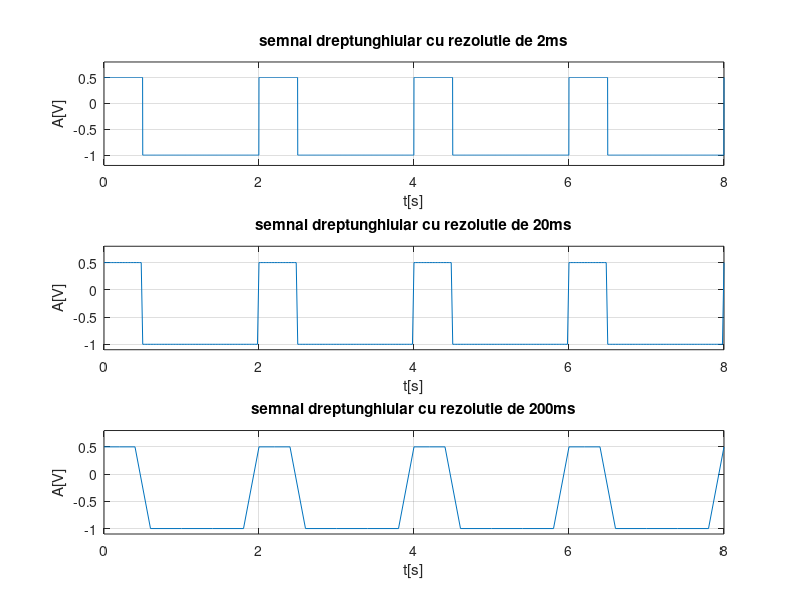

This chart was generated by the following MATLAB code:
% pentru rezolutie temporara de 2ms
T=2;
%problema 1
t=0:0.002:4*T; % t porneste de la valoarea initiala 0,cu pasul de 0.002, afisand in final 4 perioade (4*T)
f=1/T; %frecventa
w=2*pi*f; %
duty=25; %factorul de umplere
mi=-1; %valoarea minima a aplitudinii
ma=0.5; %valoarea maxima a plaitudinii;
cc=0.25; %componenta continua care se ia cu semnul- fiidca este deplasat in jos 
A=(ma+ abs(mi))/2; %amplitudinea semnalului care va da 0.75
d=(A*square(w*t,duty))-cc; %square este folosit pentru semnal dreptunghiular 
subplot(3,1,1) %este afisat in prima treime
plot(t,d)
%trasare grafic pentru d in fucntie de t 
xlabel('t[s]')
%textul devine eticheta pt abscisa
ylabel('A[V]')
%textul devine eticheta pt ordonata
axis([0 8 -1.2 0.8])
%pe abscisa se va vizualiza intre valoriele 0 si 8 
%pe ordonata se va vizualiza intre valorile  -1.2 si 0.8
%pornim de la -1.2 pt a nu se suprapune semnalul pe axe si sa fie astfel
%vizibil
title( 'semnal dreptunghiular cu rezolutie de 2ms')
%textul devine titlul progarmului
grid;
%grid traseaza pe grafic o retea de linii facand vizibila citirea
%graficului
%problema 2
% pentru rezolutie temporara de 20ms
t=0:0.02:4*T; % t porneste de la valoarea initiala 0,cu pasul de 0.02, afisand in final 4 perioade (4*T)
f=1/T; %frecventa
w=2*pi*f; %
duty=25; %factorul de umplere
mi=-1; %valoarea minima a aplitudinii
ma=0.5; %valoarea maxima a plaitudinii;
cc=0.25; %componenta continua care se ia cu semnul- fiidca este deplasat in jos 
A=(ma+ abs(mi))/2; %amplitudinea semnalului care va da 0.75
d=(A*square(w*t,duty))-cc; %square este folosit pentru semnal dreptunghiular 
subplot(3,1,2) %este afisat in a doua treime
plot(t,d)
%trasare grafic pentru d in fucntie de t 
xlabel('t[s]')
%textul devine eticheta pt abscisa
ylabel('A[V]')
%textul devine eticheta pt ordonata
axis([0 8 -1.1 0.8])
%pe abscisa se va vizualiza intre valoriele 0 si 8 
%pe ordonata se va vizualiza intre valorile  -1.1 si 0.8
%pornim de la -1.1 pt a nu se suprapune semnalul pe axe si sa fie astfel
%vizibil
title( 'semnal dreptunghiular cu rezolutie de 20ms')
%textul devine titlul progarmului
grid;
%grid traseaza pe grafic o retea de linii facand vizibila citirea
%graficului
%problema 3
% pentru rezolutie temporara de 200ms
t=0:0.2:4*T; % t porneste de la valoarea initiala 0,cu pasul de 0.2, afisand in final 4 perioade (4*T)
f=1/T; %frecventa
w=2*pi*f; %
duty=25; %factorul de umplere
mi=-1; %valoarea minima a aplitudinii
ma=0.5; %valoarea maxima a plaitudinii;
cc=0.25; %componenta continua care se ia cu semnul- fiidca este deplasat in jos 
A=(ma+ abs(mi))/2; %amplitudinea semnalului care va da 0.75
d=(A*square(w*t,duty))-cc; %square este folosit pentru semnal dreptunghiular
subplot(3,1,3) %este afisat in a treia treime
plot(t,d)
%trasare grafic pentru d in fucntie de t 
xlabel('t[s]')
%textul devine eticheta pt abscisa
ylabel('A[V]')
%textul devine eticheta pt ordonata
axis([0 8 -1.1 0.8])
%pe abscisa se va vizualiza intre valoriele 0 si 8 
%pe ordonata se va vizualiza intre valorile  -1.1 si 0.8
%pornim de la -1.1 pt a nu se suprapune semnalul pe axe si sa fie astfel
%vizibil
title( 'semnal dreptunghiular cu rezolutie de 200ms')
%textul devine titlul progarmului
grid;
%grid traseaza pe grafic o retea de linii facand vizibila citirea
%graficului